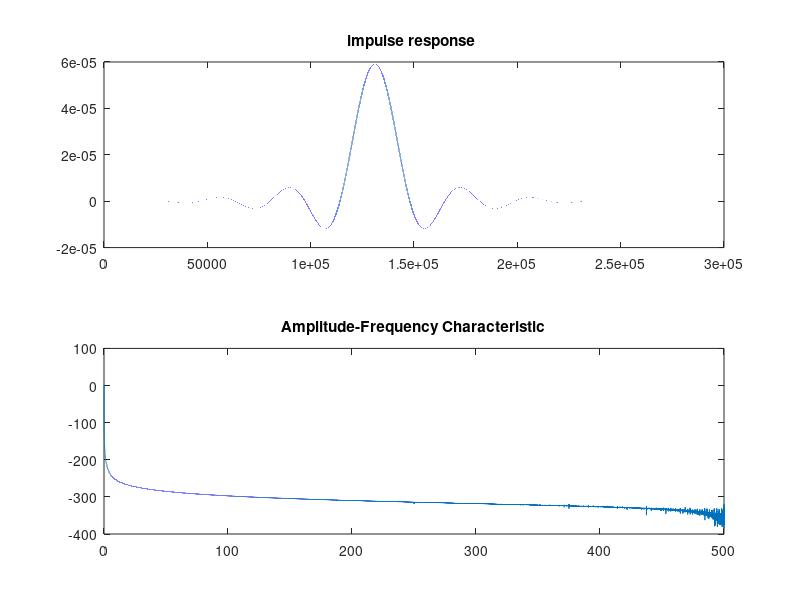

Source code (MATLAB):
clear;
clc;
close all;

N = 32768;
TAPS = 8;
fs = 1000;
f= fs/N;

wn = f*2/fs;
ft = 'LOW';
w = 'Hanning';

lpf = fir1(TAPS*N-1,wn,ft,hanning(TAPS*N));

subplot(2,1,1);
plot(lpf);
title('impulse response ');

subplot(2,1,2);
m_lpf = 20*log(abs(fft(lpf)))/log(10);
x = 0:(fs/length(lpf)):fs/2;
plot(x,m_lpf(1:length(x)));
filename = ['fir_w_',int2str(N),'_',int2str(TAPS),'.dat']
title('Amplitude-Frequency Characteristic');
fp = fopen(filename,'w');
fwrite(fp,lpf,'float32');
fclose(fp);

% weights = load('weights.txt');
% figure;
% subplot(2,1,1);
% stem(weights);
% subplot(2,1,2);
% w_lpf = 20*log(abs(fft(weights)))/log(10);
% w_lpf = w_lpf - max(w_lpf);
% plot(x,w_lpf(1:length(x)));
